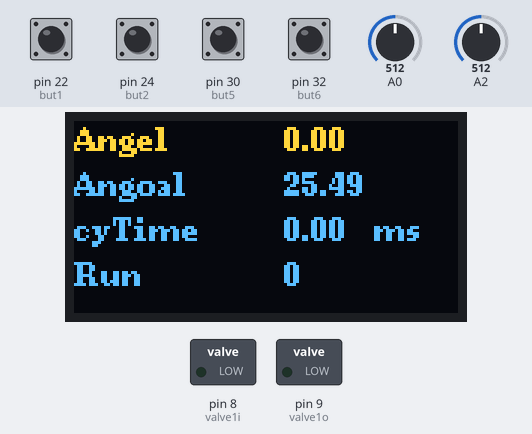
Simulated run of this sketch. Board: Arduino Mega 2560, built with avr-gcc and run on an emulated ATmega2560. Shown: 128×64 one-colour display, switched loads named in the sketch (green lamp = pin HIGH). Dashed ring = blinking. Inputs (shaded band) come from the test bench; at power-on: pin 22 (but1), pin 24 (but2), pin 30 (but5), pin 32 (but6) LOW, A0 = 512, A2 = 512. The OLED is the two-colour kind (top 16 rows yellow); what the sketch prints to the serial monitor is not drawn.

Above: at 3.3 s.
3.4 s: pin 32 (but6) pulled HIGH for 0.15 s
At 3.9 s:
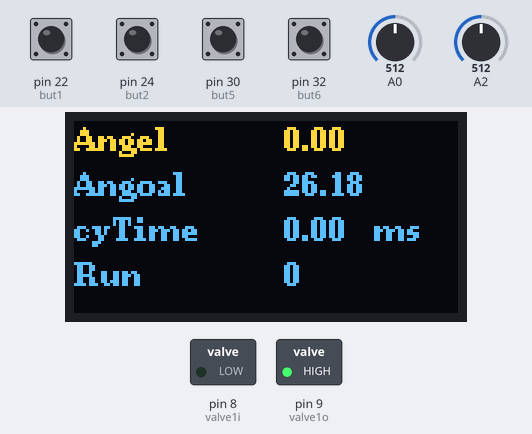
4.1 s: pin 22 (but1) pulled HIGH for 0.15 s
At 5.4 s:
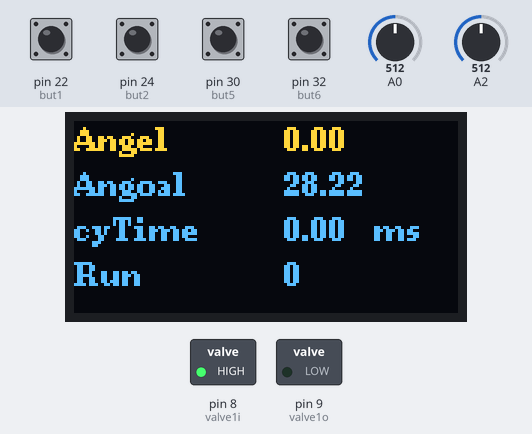
6.1 s: A0 set to 306
At 6.62 s:
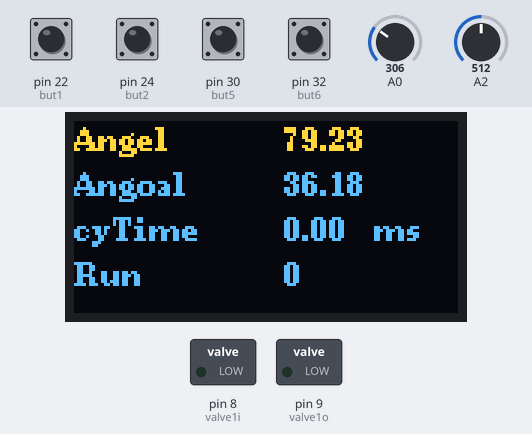
7.9 s: pin 24 (but2) pulled HIGH for 0.15 s
At 8.31 s:
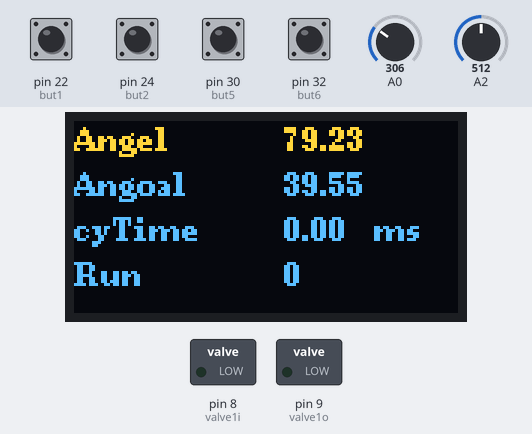
8.6 s: A2 set to 0
At 10.9 s:
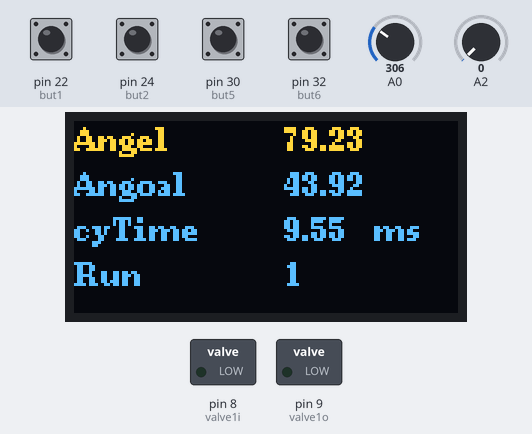
11.3 s: pin 30 (but5) pulled HIGH for 0.15 s
At 12.35 s:
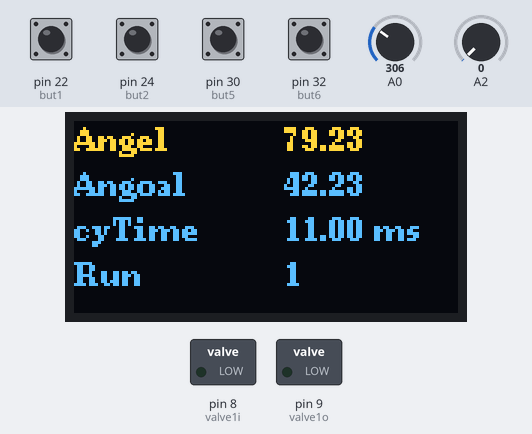
Timing chart, 0 to 13.0 s (numbered marks = the images above; inputs shaded):
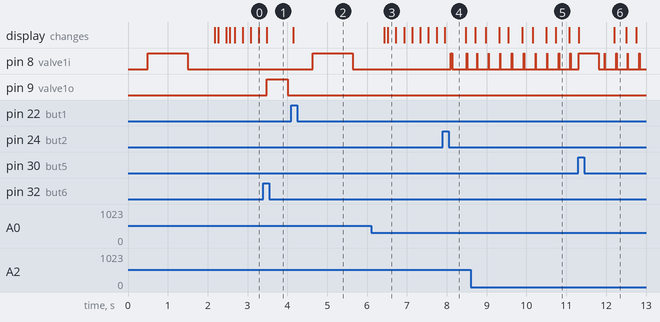

The sketch:

CylinderTest.ino
```cpp
#include <U8g2lib.h>
#include <FlexiTimer2.h>
U8G2_SSD1306_128X64_NONAME_F_HW_I2C u8g2(U8G2_R0,U8X8_PIN_NONE);

float cyTime = 0;

float Ang = 0;
float Angoal = 0;
float Ang1 = 0;
float Ang2 = 0;
float Ang3 = 0;
float Ang1Init = 0;
float Ang2Init = 0;

void setup()
{
  pinMode(A0,INPUT);
  pinMode(A2,INPUT);
  Valve_setup();
  Button_setup();
  Cy_Init();

  Serial.begin(9600);
  u8g2.begin();
  u8g2.setFont(u8g2_font_ncenB08_tr);
  FlexiTimer2::set(200, Ang_ReadNFilt);//每100ms执行角度计算
  FlexiTimer2::start();//定时中断开启
}
boolean Run=0;
void loop()
{
  but1act();
  but2act();
  but5act();
  but6act();
  if(Run == 1)  Cy_Ctrl();

  //显示屏打印
  u8g2.firstPage();
  do
  {
    u8g2.drawStr(0,10,"Angel");
    u8g2.setCursor(70,10);
    u8g2.print(Ang1);

    u8g2.drawStr(0,25,"Angoal");
    u8g2.setCursor(70,25);
    u8g2.print(Angoal);

    u8g2.drawStr(0,40,"cyTime");
    u8g2.setCursor(70,40);
    u8g2.print(cyTime);
    u8g2.drawStr(100,40,"ms");

    u8g2.drawStr(0,55,"Run");
    u8g2.setCursor(70,55);
    u8g2.print(Run);
  }while(u8g2.nextPage());
}
```

Angle.ino
```cpp
int sint=0;
int FiltTime = 30;
void Ang_ReadNFilt()
{
  long readang1=0;
  long readang2=0;
  int FiltCount = FiltTime;
  for(int i=0;i<FiltTime;i++)
  {
    if((analogRead(A0)>=0)&&(analogRead(A0)<1500))
    {readang1 += analogRead(A0);}
    else
    {FiltCount-=1;}
    readang2 += analogRead(A2);
    delay(1);
  }
  Ang1 = -(readang1 /(FiltCount*2.6) - Ang1Init);
  Ang2 = -(readang2 /(30*2.6*2) - Ang2Init);
  Ang3 = (sin(sint/31.4)+1)*22;
  sint++;
  if(sint>6280) sint=0;
  Angoal = Ang3;

  Serial.print("Angel:");
  if(Ang1>0)  {Serial.print(Ang1);}
  else        {Serial.print(0);}

  Serial.print("  Angoal:");
  if(Angoal>0)  {Serial.println(Angoal);}
  else          {Serial.println(0);}
}
```

Button.ino
```cpp
#define but1 22
#define but2 24
#define but3 26
#define but4 28
#define but5 30
#define but6 32


void Button_setup()
{
  pinMode(but1,INPUT);
  pinMode(but2,INPUT);
  pinMode(but3,INPUT);
  pinMode(but4,INPUT);
  pinMode(but5,INPUT);
  pinMode(but6,INPUT);
}

boolean prvb1 = 0;
boolean prvb2 = 0;
boolean prvb3 = 0;
boolean prvb4 = 0;
boolean prvb5 = 0;
boolean prvb6 = 0;

void but1act()
{
  if((digitalRead(but1)==1)&&(prvb1==0))
  {Cy_Init();}
  prvb1 = digitalRead(but1);
}

void but2act()
{
  if((digitalRead(but2)==1)&&(prvb2==0))
  {
    if(Run ==0) Run=1;
    else if(Run ==1)  Run=0;
    delay(100);
  }
  prvb2 = digitalRead(but2);
}

void but5act()
{
  if((digitalRead(but5)==1)&&(prvb5==0))
  {pullCy(500);}
  prvb5 = digitalRead(but5);
}
void but6act()
{
  if((digitalRead(but6)==1)&&(prvb6==0))
  {pushCy(500);}
  prvb6 = digitalRead(but6);
}
```

CylinderCtrl.ino
```cpp
float kp = 0.1;
float ki = 0.003;
float kd = 1;
float I = 0;
float Prverr = 0;

void Cy_Init()
{//气缸初始化，先缩短到最低距离，然后读取角度初始值
  delay(500);
  Ang1Init = 0;
  Ang2Init = 0;
  pullCy(1000);
  Ang_ReadNFilt();
  Ang1Init = -Ang1;
  Ang2Init = -Ang2;
  delay(500);
}
void Cy_Ctrl()
{
  Ang_ReadNFilt();
  if(Run == 1)
  {
    float err = Angoal-Ang1;
    float P = kp*abs(err);
    I += ki*abs(err);
    float D = kd*abs(err-Prverr);
    Prverr = err;
    if(err>3)
    {
      cyTime = 6+P+I+D;
      if(cyTime>300) cyTime=300;
      pushCy(cyTime);
    }
    else if(err<-3)
    {
      cyTime = 5+P+I+D;
      if(cyTime>300) cyTime=300;
      pullCy(cyTime);
    }
    delay(2*cyTime);//排气时间，等待角度数值稳定
  }
}
```

Valve.ino
```cpp
#define valve1o 9
#define valve1i 8
#define valve2o 7
#define valve2i 6
#define valve3o 5
#define valve3i 4
#define valve4o 3
#define valve4i 2

void Valve_setup()
{
  pinMode(valve1i,OUTPUT);//电磁阀1
  pinMode(valve1o,OUTPUT);//电磁阀2
}


void pullCy(float pulltime)
{
    digitalWrite(valve1i,HIGH);
    delay(pulltime);
    digitalWrite(valve1i,LOW);
    delay(100);
}

void pushCy(float pushtime)
{
    digitalWrite(valve1o,HIGH);
    delay(pushtime);
    digitalWrite(valve1o,LOW);
    delay(50);
}
```

Measured:
- after the input at 3.4 s, pin 9 (valve1o): LOW → HIGH after 0.08 s, → LOW 0.53 s later
- after the input at 4.1 s, pin 8 (valve1i): LOW → HIGH after 0.54 s, → LOW 1.0 s later
- after the input at 7.9 s, pin 8 (valve1i): alternates HIGH for 0.03 s and LOW for 0.36 s, starting after 0.19 s
